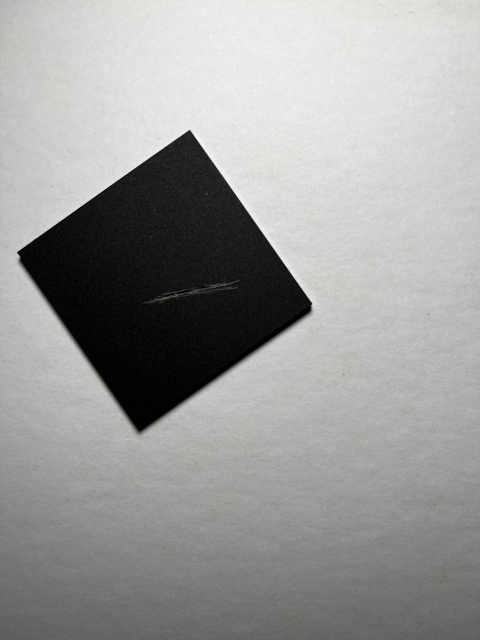
#> input picture data/Hoja/Iluminacion45/hoja45_01.jpg, 960 x 1280 px (shown at 1/2 size); its folder holds only this picture in this run
$ python -i Segmentacion.py   (imports and definitions only)
#> lines starting #> are read from the running program, lines starting #| are printed output that depends on the picture; after the words box and inside, x2 and y2 are one past the last pixel; in counts of white or black regions, pixels touching at a corner belong together
### src/utils_logging.py
"""
Utilidades de logging y dump de imágenes intermedias para modo --debug.

Centraliza la creación de loggers por bloque y permite escribir imágenes
de depuración en una carpeta por imagen procesada, sin contaminar los
módulos de procesamiento con código de I/O.
"""

from __future__ import annotations

import logging
from pathlib import Path
from typing import Optional

import cv2
import numpy as np

from . import config


_LOGGERS: dict[str, logging.Logger] = {}
_DEBUG_DIR: Optional[Path] = None
_DEBUG_ENABLED: bool = False


def get_logger(name: str) -> logging.Logger:
    """Devuelve (o crea) un logger por nombre con formato uniforme.

    Bloque: transversal. Usado por todos los módulos para evitar `print`.
    """
    if name in _LOGGERS:
        return _LOGGERS[name]

    logger = logging.getLogger(name)
    if not logger.handlers:
        handler = logging.StreamHandler()
        handler.setFormatter(
            logging.Formatter(config.LOG_FORMAT, datefmt=config.LOG_DATEFMT)
        )
        logger.addHandler(handler)
        logger.propagate = False
    logger.setLevel(logging.INFO)
    _LOGGERS[name] = logger
    return logger


# [12 lines left out: function set_debug, not called in this run]


def is_debug() -> bool:
    return _DEBUG_ENABLED


# [39 lines left out: functions _debug_subdir, dump_debug_image, dump_debug_plot, not called in this run]

### src/Segmentacion.py
"""
Bloque 3 — Segmentación pieza / fondo + rectificación.

Responsabilidades:
1) Separar la pieza (cuadrado de PLA negro) del fondo (hoja o tela blanca),
   robusto a posición y rotación arbitrarias.
2) Calcular contorno, rectángulo rotado mínimo y ángulo.
3) Rectificar: warp afín que alinea la pieza al eje. Todas las etapas
   posteriores trabajan sobre este ROI, ganando invariancia a posición
   y rotación.

Fundamento teórico:
- Espacio Lab: separa luminancia (L) de cromaticidad (a*, b*). Como la
  pieza es oscura y el fondo claro, el canal L invertido seguido de Otsu
  produce una binarización limpia incluso con iluminación no uniforme.
- Otsu (1979): umbral que minimiza la varianza intra-clase. Funciona muy
  bien cuando el histograma es bimodal, como pieza-oscura/fondo-claro.
- Apertura morfológica (erosión + dilatación): elimina ruido de textura
  (granos de la tela) sin alterar el contorno principal.
- Cierre morfológico: rellena huecos pequeños dentro del blob de la pieza.
- minAreaRect: rectángulo de área mínima orientado, da el ángulo de la
  pieza necesario para la rectificación.
- Warp afín: rotación + traslación que mapea el rect orientado a un rect
  alineado con los ejes (invariancia geométrica).
"""

from __future__ import annotations

from dataclasses import dataclass
from typing import Optional, Tuple

import cv2
import numpy as np
from skimage.filters import threshold_multiotsu

from . import config
from .utils_logging import get_logger, dump_debug_image, is_debug

_log = get_logger("segmentacion")


class SegmentacionError(Exception):
    """No se pudo segmentar una pieza válida."""


@dataclass
class ResultadoSegmentacion:
    """Resultado del bloque 3.

    Attributes
    ----------
    mascara_pieza : np.ndarray
        Máscara binaria uint8 (0/255) en coordenadas de la imagen original.
    contorno : np.ndarray
        Contorno (Nx1x2) en coordenadas de la imagen original.
    centroide : tuple[float, float]
        (cx, cy) en la imagen original.
    rect_rotado : tuple
        ((cx, cy), (w, h), angle) — salida de cv2.minAreaRect.
    angulo_grados : float
        Ángulo de rotación de la pieza (de minAreaRect, normalizado).
    roi_rectificado_bgr : np.ndarray
        BGR uint8, pieza alineada al eje.
    roi_mascara : np.ndarray
        Máscara binaria de la pieza dentro del ROI rectificado.
    M_warp : np.ndarray
        Matriz afín 2x3 que mapea imagen original → ROI rectificado.
    M_warp_inv : np.ndarray
        Matriz inversa: ROI rectificado → imagen original (para overlay).
    roi_size : tuple[int, int]
        (W, H) del ROI rectificado.
    """
    mascara_pieza: np.ndarray
    contorno: np.ndarray
    centroide: Tuple[float, float]
    rect_rotado: Tuple
    angulo_grados: float
    roi_rectificado_bgr: np.ndarray
    roi_mascara: np.ndarray
    M_warp: np.ndarray
    M_warp_inv: np.ndarray
    roi_size: Tuple[int, int]


def _binarizar_pieza(img_bgr: np.ndarray) -> np.ndarray:
    """Binarización por multi-Otsu sobre L: pieza = clase más oscura.

    Bloque: 3. Fundamento: bajo iluminación lateral, el histograma de L
    tiene tres modos — pieza muy oscura, sombra rasante intermedia, y
    fondo claro. Otsu de 2 clases agrupa pieza+sombra; multi-Otsu de 3
    clases (Liao et al. 2001) las separa correctamente. Si la imagen
    sólo tiene dos modos reales, multi-Otsu degenera a Otsu y aún así
    deja a la pieza en la clase más oscura.
    """
    lab = cv2.cvtColor(img_bgr, cv2.COLOR_BGR2LAB)
    L = lab[:, :, 0]
    try:
        umbrales = threshold_multiotsu(L, classes=3)
        bin_otsu = (L < umbrales[0]).astype(np.uint8) * 255
    except ValueError:
        # Histograma sin suficiente variación para 3 clases — fallback a Otsu 2-clases.
        _, bin_otsu = cv2.threshold(L, 0, 255, cv2.THRESH_BINARY_INV + cv2.THRESH_OTSU)

    k_open = cv2.getStructuringElement(
        cv2.MORPH_ELLIPSE, (config.MORPH_OPEN_KERNEL, config.MORPH_OPEN_KERNEL)
    )
    k_close = cv2.getStructuringElement(
        cv2.MORPH_ELLIPSE, (config.MORPH_CLOSE_KERNEL, config.MORPH_CLOSE_KERNEL)
    )
    abierto = cv2.morphologyEx(bin_otsu, cv2.MORPH_OPEN, k_open)
    cerrado = cv2.morphologyEx(abierto, cv2.MORPH_CLOSE, k_close)
    return cerrado


def _seleccionar_componente_central(bin_img: np.ndarray) -> Optional[np.ndarray]:
    """Elige el componente conectado más grande cuya bbox toca el cuadrante central.

    Devuelve una máscara binaria sólo con ese componente, o None si no hay.
    """
    n, labels, stats, _ = cv2.connectedComponentsWithStats(bin_img, connectivity=8)
    H, W = bin_img.shape
    area_total = float(H * W)
    cx_img, cy_img = W / 2.0, H / 2.0
    tol_x = W * config.CENTER_TOLERANCE_RATIO
    tol_y = H * config.CENTER_TOLERANCE_RATIO

    mejor_id, mejor_area = -1, 0
    for i in range(1, n):  # 0 = fondo
        x, y, w, h, area = stats[i]
        if area / area_total < config.MIN_PIECE_AREA_RATIO:
            continue
        # bbox debe contener al cuadrado central definido por tol_x, tol_y
        toca_centro = (
            x <= cx_img + tol_x and x + w >= cx_img - tol_x
            and y <= cy_img + tol_y and y + h >= cy_img - tol_y
        )
        if not toca_centro:
            continue
        if area > mejor_area:
            mejor_area = area
            mejor_id = i

    if mejor_id < 0:
        return None
    mask = (labels == mejor_id).astype(np.uint8) * 255
    return mask


def _rectificar_por_rect_rotado(
    img_bgr: np.ndarray,
    mascara: np.ndarray,
    rect: Tuple,
) -> Tuple[np.ndarray, np.ndarray, np.ndarray, np.ndarray, Tuple[int, int], float]:
    """Aplica warp afín que alinea el rect rotado a los ejes.

    Returns
    -------
    roi_bgr, roi_mascara, M, M_inv, (W, H), angle_normalizado
    """
    (cx, cy), (w, h), angle = rect
    # cv2.minAreaRect entrega ángulo en (-90, 0]. Normalizamos para que el
    # lado largo quede horizontal.
    if w < h:
        w, h = h, w
        angle += 90.0
    angle_norm = float(angle)

    # Tamaño del ROI: escalar al lado mayor RECTIFIED_SIZE_MAX.
    long_side = max(w, h)
    scale = config.RECTIFIED_SIZE_MAX / max(1.0, long_side)
    out_w = int(round(w * scale)) + 2 * config.RECTIFIED_PADDING_PX
    out_h = int(round(h * scale)) + 2 * config.RECTIFIED_PADDING_PX

    # Matriz afín: rotación alrededor de (cx, cy) por -angle,
    # luego escala, luego traslación para centrar en (out_w/2, out_h/2).
    M_rot = cv2.getRotationMatrix2D((cx, cy), angle, scale)
    # Trasladar el centro rotado al centro del ROI de salida:
    M_rot[0, 2] += (out_w / 2.0) - cx
    M_rot[1, 2] += (out_h / 2.0) - cy

    roi_bgr = cv2.warpAffine(
        img_bgr, M_rot, (out_w, out_h),
        flags=cv2.INTER_LINEAR, borderMode=cv2.BORDER_REPLICATE,
    )
    roi_mascara = cv2.warpAffine(
        mascara, M_rot, (out_w, out_h),
        flags=cv2.INTER_NEAREST, borderMode=cv2.BORDER_CONSTANT, borderValue=0,
    )

    # Inversa de la afín (2x3 → 3x3 → invertir → 2x3).
    M_inv = cv2.invertAffineTransform(M_rot)
    return roi_bgr, roi_mascara, M_rot, M_inv, (out_w, out_h), angle_norm


def segmentar_pieza(img_bgr: np.ndarray, image_stem: str = "frame") -> ResultadoSegmentacion:
    """Segmenta la pieza y la rectifica.

    Bloque: 3 (Segmentación). Junta binarización, morfología, selección
    del blob central y warp afín en un único punto de entrada.

    Raises
    ------
    SegmentacionError
        Si no se encuentra un blob válido.
    """
    bin_img = _binarizar_pieza(img_bgr)
    if is_debug():
        dump_debug_image(image_stem, "03a_binarizacion_otsu", bin_img)

    mascara = _seleccionar_componente_central(bin_img)
    if mascara is None:
        raise SegmentacionError(
            "No se encontró un componente conectado central con área mínima."
        )

    contornos, _ = cv2.findContours(mascara, cv2.RETR_EXTERNAL, cv2.CHAIN_APPROX_SIMPLE)
    if not contornos:
        raise SegmentacionError("Máscara sin contorno externo.")
    contorno = max(contornos, key=cv2.contourArea)
    # Convex hull: la pieza es un cuadrado (convexo por diseño). Esto cubre
    # tanto huecos cerrados como concavidades que la binarización pueda dejar
    # cuando una contaminación muy brillante (pegamento, marca) cae en la
    # clase "fondo" de multi-Otsu y "muerde" la silueta. Sin esto la
    # contaminación queda fuera del ROI y los detectores no la ven.
    hull = cv2.convexHull(contorno)
    mascara_llena = np.zeros_like(mascara)
    cv2.drawContours(mascara_llena, [hull], -1, 255, thickness=cv2.FILLED)
    # Usamos el hull también para minAreaRect: si la silueta original tiene
    # una concavidad grande, el rect del hull es más estable.
    contorno = hull

    M = cv2.moments(mascara_llena, binaryImage=True)
    if M["m00"] == 0:
        raise SegmentacionError("Momento m00 cero — máscara vacía.")
    cx = M["m10"] / M["m00"]
    cy = M["m01"] / M["m00"]

    rect = cv2.minAreaRect(contorno)  # ((cx,cy),(w,h),angle)
    roi_bgr, roi_mask, M_warp, M_inv, roi_size, angle_norm = _rectificar_por_rect_rotado(
        img_bgr, mascara_llena, rect
    )

    if is_debug():
        dump_debug_image(image_stem, "03b_mascara_pieza", mascara_llena)
        dbg = img_bgr.copy()
        cv2.drawContours(dbg, [contorno], -1, (0, 255, 0), 2)
        box = cv2.boxPoints(rect).astype(int)
        cv2.drawContours(dbg, [box], -1, (0, 0, 255), 2)
        dump_debug_image(image_stem, "03c_contorno_y_rect", dbg)
        dump_debug_image(image_stem, "03d_roi_rectificado", roi_bgr)
        dump_debug_image(image_stem, "03e_roi_mascara", roi_mask)

    _log.info(
        "pieza segmentada: centroide=(%.1f,%.1f) angulo=%.1f° ROI=%dx%d",
        cx, cy, angle_norm, roi_size[0], roi_size[1],
    )
    return ResultadoSegmentacion(
        mascara_pieza=mascara_llena,
        contorno=contorno,
        centroide=(float(cx), float(cy)),
        rect_rotado=rect,
        angulo_grados=angle_norm,
        roi_rectificado_bgr=roi_bgr,
        roi_mascara=roi_mask,
        M_warp=M_warp,
        M_warp_inv=M_inv,
        roi_size=roi_size,
    )

>>> import cv2
>>> picture = cv2.imread('../data/Hoja/Iluminacion45/hoja45_01.jpg')
#> picture is the input picture: shape (1280, 960, 3); mean B, G, R 153.3, 155.3, 155
>>> result = segmentar_pieza(picture)
#> in _binarizar_pieza, `umbrales = threshold_multiotsu(L, classes=3)`: umbrales = [79, 178]
#> in _binarizar_pieza, `bin_otsu = (L < umbrales[0]).astype(np.uint8) * 255`:
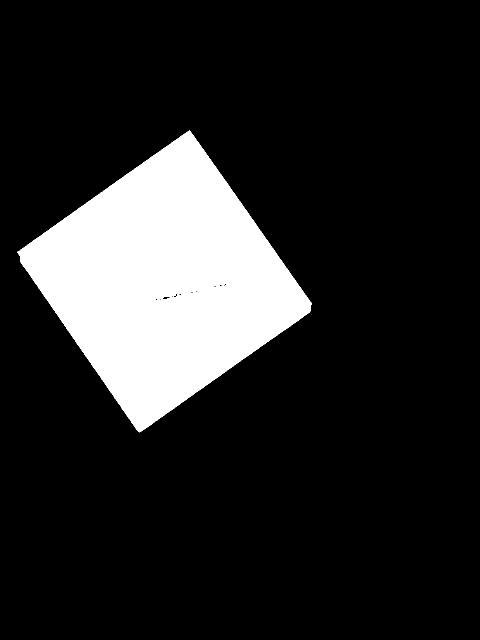
#> bin_otsu: shape (1280, 960) (shown at 1/2 size); 15.2% white; 1 white region, box (x1, y1, x2, y2) and area: (35, 261, 624, 865) 187317
#> in _seleccionar_componente_central, `n, labels, stats, _ = cv2.connectedComponentsWithStats(bin_img, connec..`: n = 2; stats = [[0, 0, 960, 1280, 1041239], [35, 261, 588, 604, 187561]]
#> the loop in _seleccionar_componente_central, `for i in range(1, n):` made 1 pass
#> (x, y, w, h, area, toca_centro, mejor_area) on pass 1: (35, 261, 588, 604, 187561, True, 187561)
#> after the loop in _seleccionar_componente_central, `for i in range(1, n):`: mejor_area = 187561; mejor_id = 1
#> in segmentar_pieza, `contornos, _ = cv2.findContours(mascara, cv2.RETR_EXTERNAL, cv2.CHAIN_..`: contornos = 1 contour; box (x1, y1, x2, y2) and area: (35, 261, 623, 865) 186855
#> in segmentar_pieza, `contorno = max(contornos, key=cv2.contourArea)`: contorno = contour of 833 points, box (x1, y1, x2, y2) (35, 261, 623, 865), area 186855
#> in segmentar_pieza, `hull = cv2.convexHull(contorno)`: hull = contour of 33 points, box (x1, y1, x2, y2) (35, 261, 623, 865), area 187874
#> in segmentar_pieza, `cv2.drawContours(mascara_llena, [hull], -1, 255, thickness=cv2.FILLED)`:
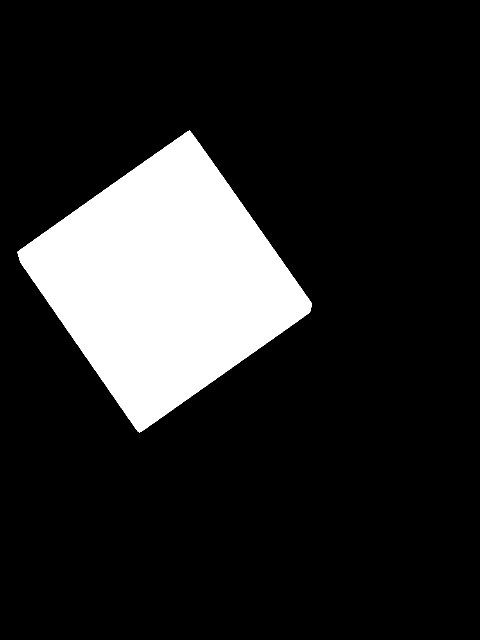
#> mascara_llena: shape (1280, 960) (shown at 1/2 size); 15.3% white; 1 white region, box (x1, y1, x2, y2) and area: (35, 261, 623, 865) 188576
#> in segmentar_pieza, `contorno = hull`: contorno has the same summary as hull
#> in segmentar_pieza, `M = cv2.moments(mascara_llena, binaryImage=True)`: M = moments, m00 188576, centre m10/m00, m01/m00 = (329, 562.4)
#> in segmentar_pieza, `cx = M["m10"] / M["m00"]`: cx = 329
#> in segmentar_pieza, `cy = M["m01"] / M["m00"]`: cy = 562.4
#> in segmentar_pieza, `rect = cv2.minAreaRect(contorno)`: rect = ((328.3, 562.6), (432, 437.7), -35.11)
#> in _rectificar_por_rect_rotado, `(cx, cy), (w, h), angle = rect`: cx = 328.3; cy = 562.6; w = 432; h = 437.7; angle = -35.11
#> in _rectificar_por_rect_rotado, `w, h = h, w`: w = 437.7; h = 432
#> in _rectificar_por_rect_rotado, `angle += 90.0`: angle = 54.89
#> in _rectificar_por_rect_rotado, `long_side = max(w, h)`: long_side = 437.7
#> in _rectificar_por_rect_rotado, `scale = config.RECTIFIED_SIZE_MAX / max(1.0, long_side)`: scale = 1.17
#> in _rectificar_por_rect_rotado, `out_w = int(round(w * scale)) + 2 * config.RECTIFIED_PADDING_PX`: out_w = 532
#> in _rectificar_por_rect_rotado, `out_h = int(round(h * scale)) + 2 * config.RECTIFIED_PADDING_PX`: out_h = 525
#> in _rectificar_por_rect_rotado, `M_rot = cv2.getRotationMatrix2D((cx, cy), angle, scale)`: M_rot = [[0.673, 0.957, -430.9], [-0.957, 0.673, 498.3]]
#> in _rectificar_por_rect_rotado, `roi_bgr = cv2.warpAffine( img_bgr, M_rot, (out_w, out_h), flags=cv2.IN..`:
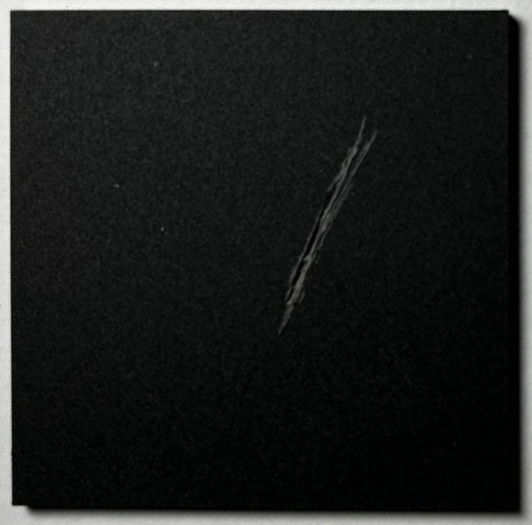
#> roi_bgr: shape (525, 532, 3); mean B, G, R 29.6, 30.7, 29
#> in _rectificar_por_rect_rotado, `roi_mascara = cv2.warpAffine( mascara, M_rot, (out_w, out_h), flags=cv..`:
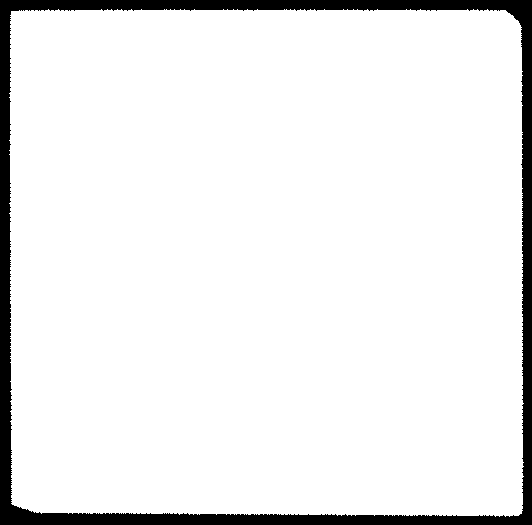
#> roi_mascara: shape (525, 532); 92.4% white; 1 black region, box (x1, y1, x2, y2) and area: (0, 0, 532, 525) 21308
#> in _rectificar_por_rect_rotado, `M_inv = cv2.invertAffineTransform(M_rot)`: M_inv = [[0.492, -0.699, 381.1], [0.699, 0.492, 247.5]]
#> in segmentar_pieza, `roi_bgr, roi_mask, M_warp, M_inv, roi_size, angle_norm = _rectificar_p..`: M_warp = [[0.673, 0.957, -493.2], [-0.957, 0.673, 198.1]]; M_inv = [[0.492, -0.699, 381.1], [0.699, 0.492, 247.5]]; roi_size = (532, 525); angle_norm = 54.89

$ run again, on data/Hoja/Iluminacion45/hoja45_02.jpg
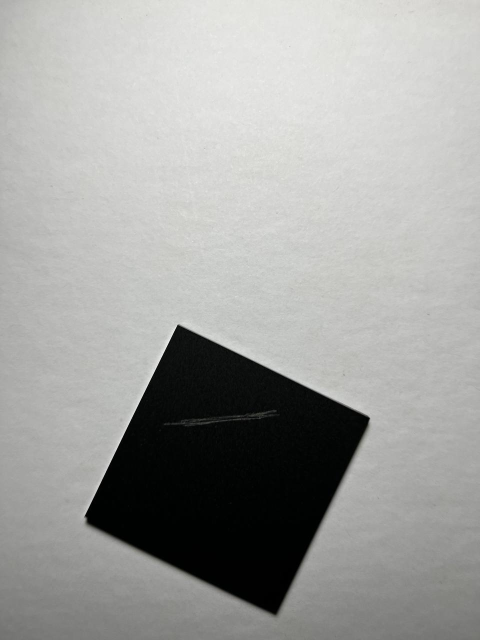
#> input picture data/Hoja/Iluminacion45/hoja45_02.jpg, 960 x 1280 px (shown at 1/2 size)
#> picture is the input picture: shape (1280, 960, 3); mean B, G, R 158.9, 161.1, 160.6
#> lab: shape (1280, 960, 3); mean of channels 0, 1, 2 165.9, 127.6, 129
#> umbrales = [81, 183]
#> in _binarizar_pieza, `bin_otsu = (L < umbrales[0]).astype(np.uint8) * 255`:
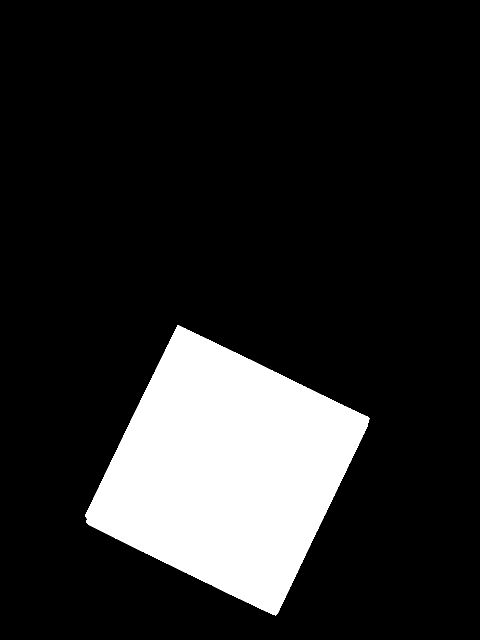
#> bin_otsu: shape (1280, 960) (shown at 1/2 size); 15.4% white; 1 white region, box (x1, y1, x2, y2) and area: (170, 650, 739, 1231) 189251
#> abierto: shape (1280, 960); 15.4% white; 1 white region, box (x1, y1, x2, y2) and area: (170, 651, 739, 1231) 189229
#> cerrado: shape (1280, 960); 15.4% white; 1 white region, box (x1, y1, x2, y2) and area: (170, 651, 739, 1231) 189241
#> labels: shape (1280, 960) int32; values 0 (black) and 1 (white), 15.4% white; 1 white region
#> n = 2; stats = [[0, 0, 960, 1280, 1039559], [170, 651, 569, 580, 189241]]
#> the loop in _seleccionar_componente_central, `for i in range(1, n):` made 1 pass
#> (x, y, w, h, area, toca_centro, mejor_area) on pass 1: (170, 651, 569, 580, 189241, True, 189241)
#> after the loop in _seleccionar_componente_central, `for i in range(1, n):`: mejor_area = 189241; mejor_id = 1
#> contornos = 1 contour; box (x1, y1, x2, y2) and area: (170, 651, 739, 1231) 188466
#> in segmentar_pieza, `contorno = max(contornos, key=cv2.contourArea)`: contorno = contour of 1422 points, box (x1, y1, x2, y2) (170, 651, 739, 1231), area 188466
#> hull = contour of 34 points, box (x1, y1, x2, y2) (170, 651, 739, 1231), area 189364
#> mascara_llena: shape (1280, 960); 15.5% white; 1 white region, box (x1, y1, x2, y2) and area: (170, 651, 739, 1231) 190151
#> in segmentar_pieza, `contorno = hull`: contorno has the same summary as hull
#> M = moments, m00 190151, centre m10/m00, m01/m00 = (453, 940.6)
#> in segmentar_pieza, `cx = M["m10"] / M["m00"]`: cx = 453
#> in segmentar_pieza, `cy = M["m01"] / M["m00"]`: cy = 940.6
#> rect = ((452.8, 940.6), (440.3, 432.2), -64.27)
#> in _rectificar_por_rect_rotado, `(cx, cy), (w, h), angle = rect`: cx = 452.8; cy = 940.6; w = 440.3; h = 432.2; angle = -64.27
#> long_side = 440.3
#> scale = 1.16
#> out_w = 532
#> out_h = 523
#> M_rot = [[0.505, -1.05, 1209.5], [1.05, 0.505, -8.51]]
#> in _rectificar_por_rect_rotado, `roi_mascara = cv2.warpAffine( mascara, M_rot, (out_w, out_h), flags=cv..`:
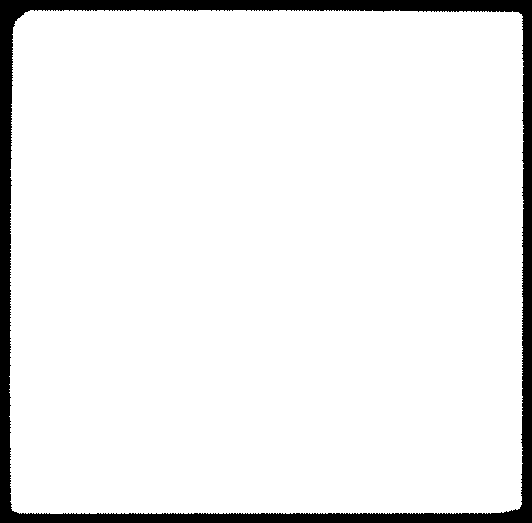
#> roi_mascara: shape (523, 532); 92.4% white; 1 black region, box (x1, y1, x2, y2) and area: (0, 0, 532, 523) 21156
#> in _rectificar_por_rect_rotado, `M_inv = cv2.invertAffineTransform(M_rot)`: M_inv = [[0.373, 0.775, 150.9], [-0.775, 0.373, 1049.1]]
#> in segmentar_pieza, `roi_bgr, roi_mask, M_warp, M_inv, roi_size, angle_norm = _rectificar_p..`: M_warp = [[0.505, -1.05, 1022.7], [1.05, 0.505, -687.6]]; M_inv = [[0.373, 0.775, 150.9], [-0.775, 0.373, 1049.1]]; roi_size = (532, 523); angle_norm = -64.27
